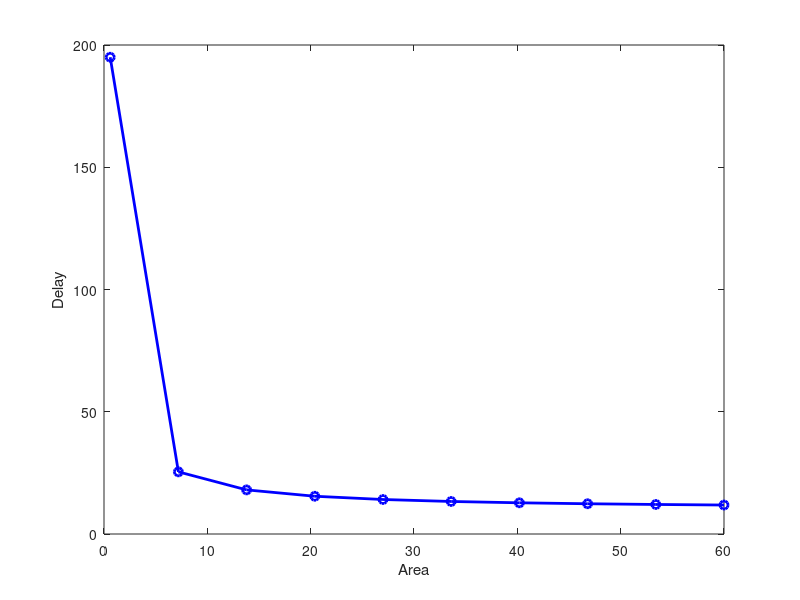

Here is the MATLAB script that generated this plot: (Note: this script raises an error after producing the figure.)
% hw5 additional problem 2

% widths
w = ones(6,1);

% cap. loads
C_load_1 = 1.5;
C_load_2 = 1;
C_load_3 = 5;

% delays


% min, max widths
w_min = 0.1; w_max = 10;
w_x = linspace(w_min,w_max,10);

for ii = 1:length(w_x)
    C = w_x(ii)*w;
    R = 1./(w_x(ii)*w);

    T(1) = (C(3) + C_load_1)*(R(1) + R(2) + R(3)) + C(2)*(R(1) + R(2)) + ...
        (C(1) + C(4) + C(5) + C(6) + C_load_2 + C_load_3)*R(1);
    T(2) = (C(5) + C_load_2)*(R(1) + R(4) + R(5)) + C(4)*(R(1) + R(4)) + ...
        (C(6) + C_load_3)*(R(1) + R(4)) + (C(1) + C(2) + C(3) + C_load_1)*R(1);
    T(3) = (C(6) + C_load_3)*(R(1) + R(4) + R(6)) + C(4)*(R(1) + R(4)) + ...
        (C(1) + C(2) + C(3) + C_load_1)*R(1) + (C(5) + C_load_2)*(R(1) + R(4));
    
    T_max(ii) = max(T);
    A(ii) = sum(w_x(ii)*w);
end

figure, plot(A,T_max,'b-o','LineWidth',2);
xlabel('Area'); ylabel('Delay');

%% gp
mu = logspace(-3, 3, 10); 
w_opt = zeros(6,10);

for ii = 1:length(mu)
    mu_i = mu(ii);
    cvx_begin gp
        variable w(6)
        clear C R T;
        C = w;
        R = 1./w;
        T(1) = (C(3) + C_load_1)*(R(1) + R(2) + R(3)) + C(2)*(R(1) + R(2)) + ...
            (C(1) + C(4) + C(5) + C(6) + C_load_2 + C_load_3)*R(1);
        T(2) = (C(5) + C_load_2)*(R(1) + R(4) + R(5)) + C(4)*(R(1) + R(4)) + ...
            (C(6) + C_load_3)*(R(1) + R(4)) + (C(1) + C(2) + C(3) + C_load_1)*R(1);
        T(3) = (C(6) + C_load_3)*(R(1) + R(4) + R(6)) + C(4)*(R(1) + R(4)) + ...
            (C(1) + C(2) + C(3) + C_load_1)*R(1) + (C(5) + C_load_2)*(R(1) + R(4));
        
        minimize (sum(w) + mu_i * max(T))
        subject to
            w_min <= w <= w_max
    cvx_end
    if cvx_optval ~= Inf
        w_opt(:,ii) = w;
    else
        w_opt(:,ii) = -1*ones(6,1);
    end
end;


for ii = 1:10
    C = w_opt(:,ii);
    R = 1./w_opt(:,ii);

    T(1) = (C(3) + C_load_1)*(R(1) + R(2) + R(3)) + C(2)*(R(1) + R(2)) + ...
        (C(1) + C(4) + C(5) + C(6) + C_load_2 + C_load_3)*R(1);
    T(2) = (C(5) + C_load_2)*(R(1) + R(4) + R(5)) + C(4)*(R(1) + R(4)) + ...
        (C(6) + C_load_3)*(R(1) + R(4)) + (C(1) + C(2) + C(3) + C_load_1)*R(1);
    T(3) = (C(6) + C_load_3)*(R(1) + R(4) + R(6)) + C(4)*(R(1) + R(4)) + ...
        (C(1) + C(2) + C(3) + C_load_1)*R(1) + (C(5) + C_load_2)*(R(1) + R(4));
    
    T_max(ii) = max(T);
    A(ii) = sum(w_opt(:,ii));
end

hold on, plot(A,T_max,'r-x','LineWidth',2);
xlabel('Area'); ylabel('Delay'); title('Area-Delay tradeoff curve');
legend('Equal widths','CVX');